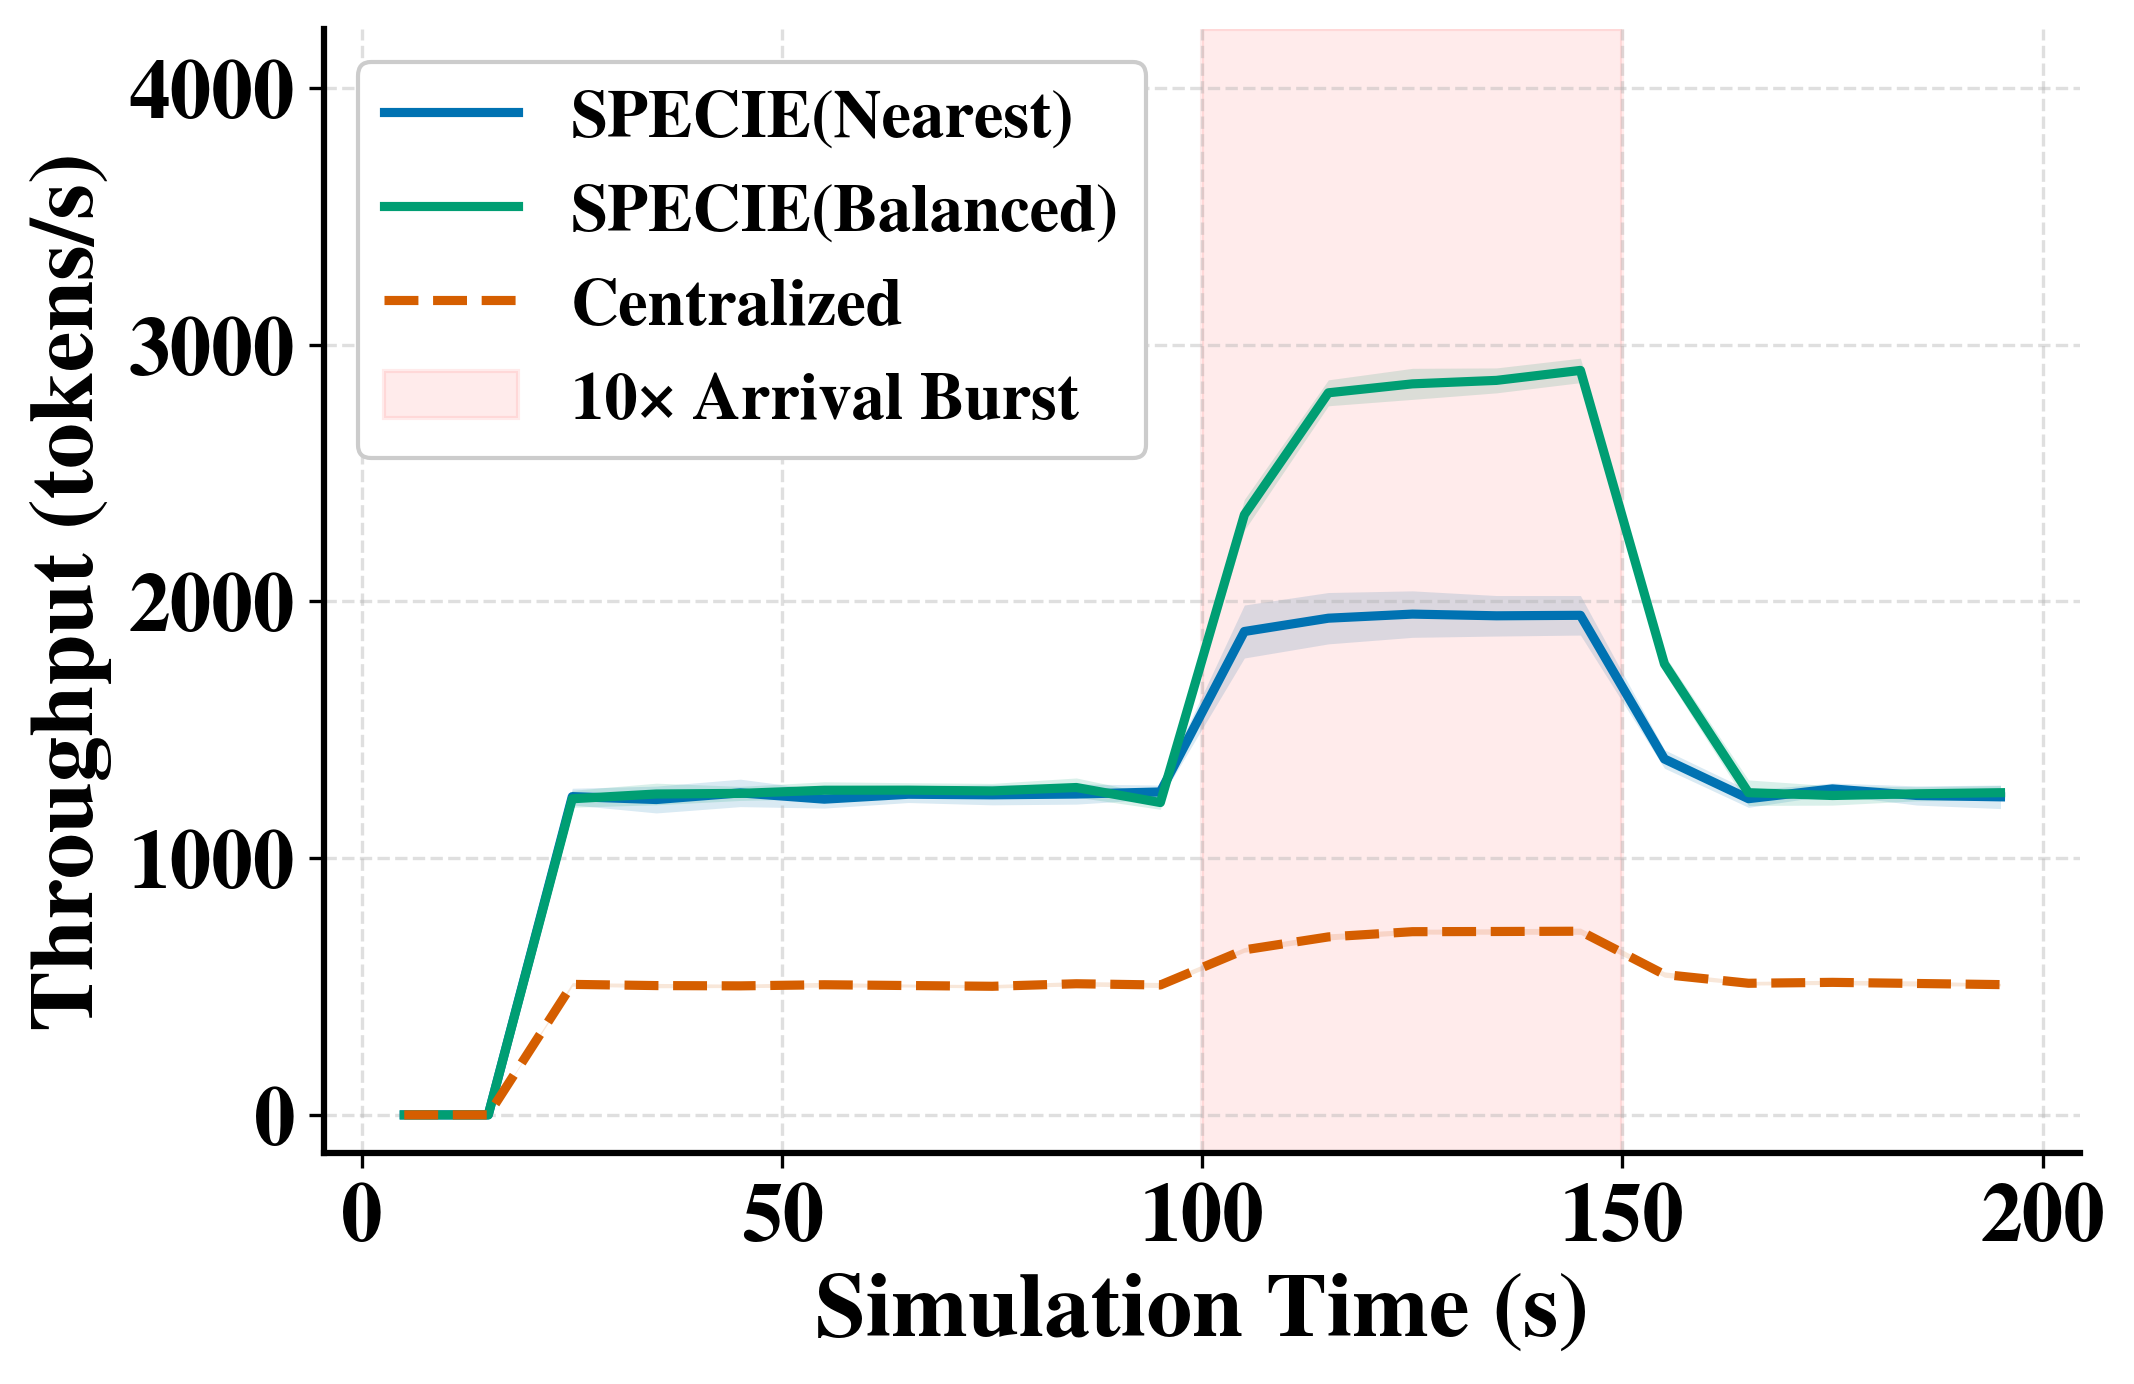

Here is the Python script that generated this plot:
"""
10.5_burst_throughput.py — edit-and-rerun figure generator for the
10.5_burst_throughput figure (system throughput time-series through a
regional burst window, one line per routing strategy, with 95% CI bands
and a shaded burst window).

This does NOT read from simulation/results/ or touch any live component.
It reads only 10.5_burst_throughput_data.json (sitting next to this
script) so you can freely tweak figure size / font size / colors below
and rerun in seconds, without needing the simulator.

Usage:
    python 10.5_burst_throughput.py
    (or: prototype/.venv/bin/python simulation_figures/10.5_burst_throughput.py)

Output:
    10.5_burst_throughput.png   (next to this script — same filename as
    the figure used everywhere else; never renamed, PNG only, no PDF)
"""
import json
import os

import matplotlib
matplotlib.use("Agg")
import matplotlib.pyplot as plt

# ============================================================
#  EVERYTHING YOU'D WANT TO TRY-AND-ERROR IS IN THIS ONE BLOCK
# ============================================================

FIGURE_WIDTH_IN   = 7.0     # inches
FIGURE_HEIGHT_IN  = 4.5     # inches

FONT_FAMILY       = "serif"
FONT_NAME         = "Nimbus Roman"   # Times-New-Roman-compatible font that
                                     # actually HAS a real bold face on this
                                     # machine (fc-list | grep -i "nimbus roman").
                                     # Plain "Times New Roman" only has a
                                     # regular weight installed here, so
                                     # bold text silently falls back to
                                     # regular if you use that name instead.

BASE_FONT_SIZE    = 20       # font.size (fallback for anything not listed below)
AXIS_LABEL_SIZE   = 22       # x/y axis label text
TICK_LABEL_SIZE   = 20       # the numbers along each axis
LEGEND_FONT_SIZE  = 16       # legend entries

BOLD_EVERYTHING   = True     # axis labels, tick labels, legend text

VARIANT_COLORS = {
    "nearest":       "#0072B2",
    "load_balanced": "#009E73",
    "centralized":   "#D55E00",
}
VARIANT_LEGEND_LABELS = {
    "nearest":       "SPECIE(Nearest)",
    "load_balanced": "SPECIE(Balanced)",
    "centralized":   "Centralized",
}


BURST_WINDOW_LABEL = "10\u00d7 Arrival Burst"
BURST_WINDOW_COLOR = "red"
BURST_WINDOW_ALPHA = 0.08

CI_BAND_ALPHA     = 0.15
LINE_WIDTH        = 2.2

GRID_ON           = True
GRID_ALPHA        = 0.4

LEGEND_LOC        = "upper left"
YLIM_HEADROOM_MULT = 1.35   # extra headroom above the data max so the
                             # top-left legend never overlaps a rising curve

SAVE_DPI          = 300

# ============================================================
#  END OF TRY-AND-ERROR BLOCK — nothing below this line needs
#  editing to change how the figure looks
# ============================================================

plt.rcParams.update({
    "font.family":        FONT_FAMILY,
    "font.serif":         [FONT_NAME],
    "font.size":          BASE_FONT_SIZE,
    "font.weight":        "bold" if BOLD_EVERYTHING else "normal",
    "axes.titlesize":     BASE_FONT_SIZE,
    "axes.titleweight":   "bold" if BOLD_EVERYTHING else "normal",
    "axes.labelsize":     AXIS_LABEL_SIZE,
    "axes.labelweight":   "bold" if BOLD_EVERYTHING else "normal",
    "xtick.labelsize":    TICK_LABEL_SIZE,
    "ytick.labelsize":    TICK_LABEL_SIZE,
    "legend.fontsize":    LEGEND_FONT_SIZE,
    "lines.linewidth":    LINE_WIDTH,
    "figure.dpi":         200,
    "savefig.dpi":        SAVE_DPI,
    "savefig.bbox":       "tight",
    "axes.grid":          GRID_ON,
    "grid.linestyle":     "--",
    "grid.alpha":         GRID_ALPHA,
    "axes.spines.top":    False,
    "axes.spines.right":  False,
    "axes.linewidth":     1.5,
})

HERE = os.path.dirname(os.path.abspath(__file__))
DATA_PATH = os.path.join(HERE, "10.5_burst_throughput_data.json")
OUT_PNG = os.path.join(HERE, "10.5_burst_throughput.png")


def main():
    with open(DATA_PATH) as f:
        data = json.load(f)

    burst_window = data["burst_window_s"]

    fig, ax = plt.subplots(figsize=(FIGURE_WIDTH_IN, FIGURE_HEIGHT_IN),
                            constrained_layout=True)

    for variant in ("nearest", "load_balanced", "centralized"):
        vd = data[variant]
        ts = vd["timestamps_s"]
        ys = vd["throughput_tps"]
        color = VARIANT_COLORS[variant]
        ls = "--" if variant == "centralized" else "-"
        ax.plot(ts, ys, color=color, linestyle=ls,
                 label=VARIANT_LEGEND_LABELS[variant])
        lo = vd.get("throughput_tps_ci_lo")
        hi = vd.get("throughput_tps_ci_hi")
        if lo and hi:
            ax.fill_between(ts, lo, hi, color=color, alpha=CI_BAND_ALPHA, linewidth=0)

    ax.axvspan(*burst_window, alpha=BURST_WINDOW_ALPHA, color=BURST_WINDOW_COLOR,
               label=BURST_WINDOW_LABEL)
    ax.set_xlabel("Simulation Time (s)")
    ax.set_ylabel("Throughput (tokens/s)")

    ylo, yhi = ax.get_ylim()
    ax.set_ylim(ylo, ylo + (yhi - ylo) * YLIM_HEADROOM_MULT)
    ax.legend(loc=LEGEND_LOC, framealpha=1.0)

    fig.savefig(OUT_PNG, bbox_inches="tight", dpi=SAVE_DPI)
    plt.close(fig)
    print(f"Saved -> {OUT_PNG}")


if __name__ == "__main__":
    main()
